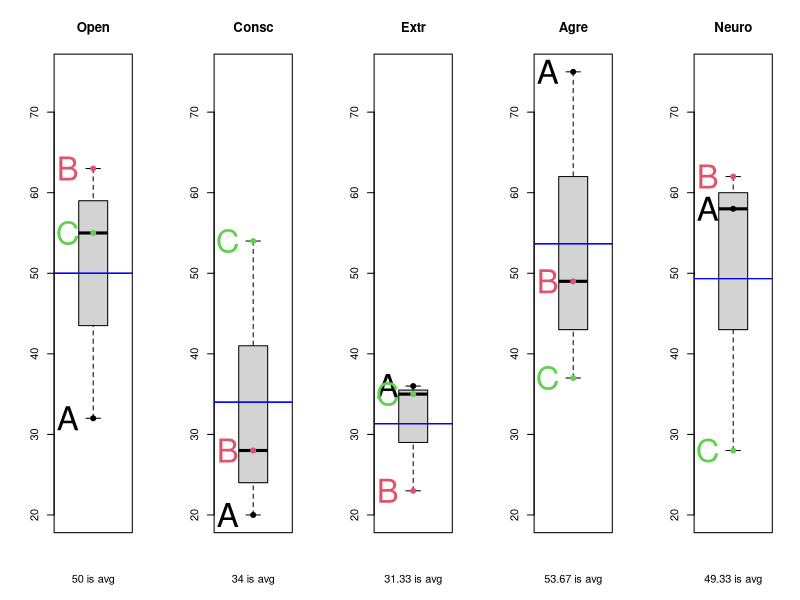

This figure's R source:
A<-c(32,20,36,75,58)
B<-c(63,28,23,49,62)
C<-c(55,54,35,37,28)
trait<-rbind(A,B,C)
colnames(trait)<-c("Open","Consc","Extr","Agre","Neuro")
yrng<-c(min(trait),max(trait))

par(mfrow=c(1,5))

for (i in 1:5){boxplot(trait[,i],ylim=yrng,main=dimnames(trait)[[2]][i],xlab=paste(round(mean(trait[,i]),2), "is avg"))
               for (j in 1:nrow(trait)){
                points(trait[j,i],col=j,pch=19)
                text(.65,trait[j,i],dimnames(trait)[[1]][j],cex=3,col=j)
                abline(h=mean(trait[,i]),col="blue")
              }
}

